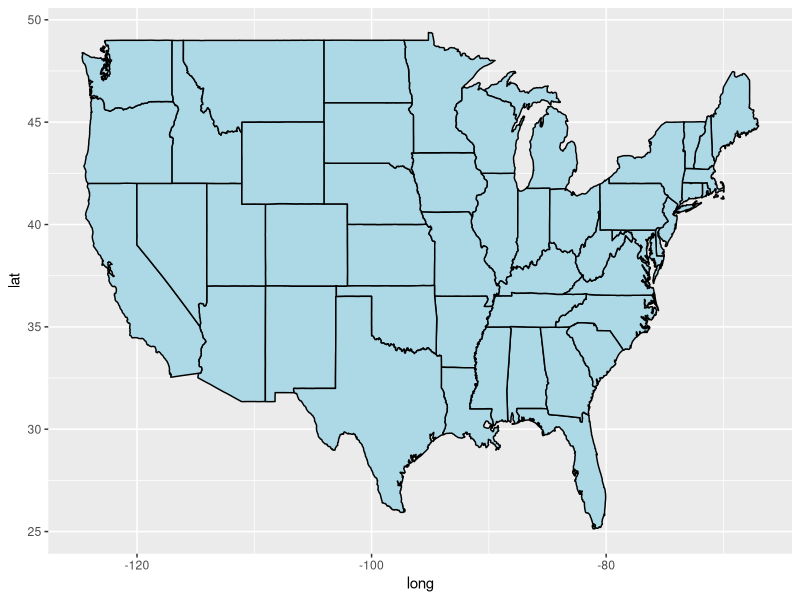
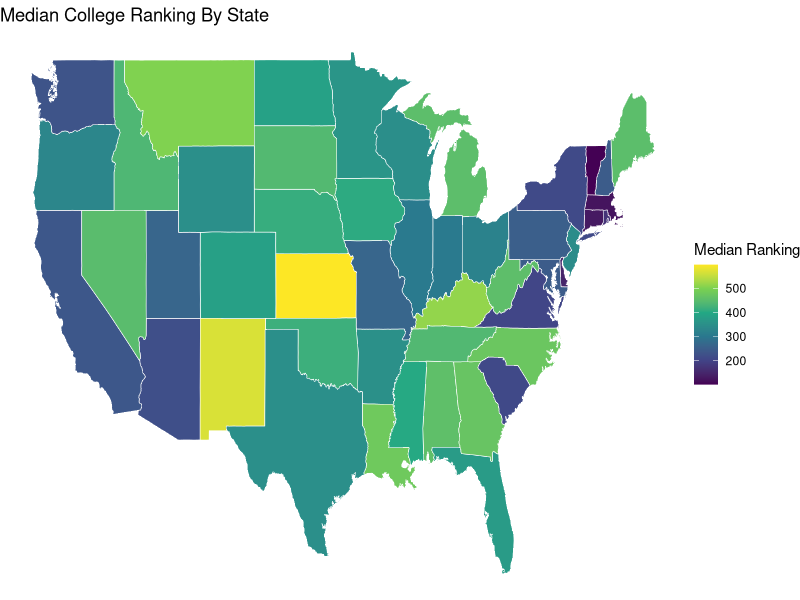

Recreate these plots in R, in order.
## ---- chunk 1

library(readr)

TopColleges2019 <- read_csv("data/ForbesAmericasTopColleges2019.csv")

TopColleges2019

TopColleges2019.cleaned <- na.omit(TopColleges2019) 

## ---- chunk 2
TopColleges2019.cleaned$State <- factor(TopColleges2019.cleaned$State)
levels(TopColleges2019.cleaned$State)
nlevels(TopColleges2019.cleaned$State)

median.scores <- data.frame("State" = levels(TopColleges2019.cleaned$State), 
                            "Medians" = rep(NA, length=nlevels(TopColleges2019.cleaned$State)))


median.scores$Medians[median.scores$State == "AL"] <- median(TopColleges2019.cleaned$Rank[TopColleges2019.cleaned$State =="AL"])

median.scores$Medians[median.scores$State == "AK"] <- median(TopColleges2019.cleaned$Rank[TopColleges2019.cleaned$State =="AK"])

median.scores$Medians[median.scores$State == "AZ"] <- median(TopColleges2019.cleaned$Rank[TopColleges2019.cleaned$State =="AZ"])

median.scores$Medians[median.scores$State == "AR"] <- median(TopColleges2019.cleaned$Rank[TopColleges2019.cleaned$State =="AR"])

median.scores$Medians[median.scores$State == "CA"] <- median(TopColleges2019.cleaned$Rank[TopColleges2019.cleaned$State =="CA"])

median.scores$Medians[median.scores$State == "CO"] <- median(TopColleges2019.cleaned$Rank[TopColleges2019.cleaned$State =="CO"])

median.scores$Medians[median.scores$State == "CT"] <- median(TopColleges2019.cleaned$Rank[TopColleges2019.cleaned$State =="CT"])

median.scores$Medians[median.scores$State == "DE"] <- median(TopColleges2019.cleaned$Rank[TopColleges2019.cleaned$State =="DE"])

median.scores$Medians[median.scores$State == "FL"] <- median(TopColleges2019.cleaned$Rank[TopColleges2019.cleaned$State =="FL"])

median.scores$Medians[median.scores$State == "GA"] <- median(TopColleges2019.cleaned$Rank[TopColleges2019.cleaned$State =="GA"])

median.scores$Medians[median.scores$State == "HI"] <- median(TopColleges2019.cleaned$Rank[TopColleges2019.cleaned$State =="HI"])

median.scores$Medians[median.scores$State == "ID"] <- median(TopColleges2019.cleaned$Rank[TopColleges2019.cleaned$State =="ID"])

median.scores$Medians[median.scores$State == "IL"] <- median(TopColleges2019.cleaned$Rank[TopColleges2019.cleaned$State =="IL"])

median.scores$Medians[median.scores$State == "IN"] <- median(TopColleges2019.cleaned$Rank[TopColleges2019.cleaned$State =="IN"])

median.scores$Medians[median.scores$State == "IA"] <- median(TopColleges2019.cleaned$Rank[TopColleges2019.cleaned$State =="IA"])

median.scores$Medians[median.scores$State == "KS"] <- median(TopColleges2019.cleaned$Rank[TopColleges2019.cleaned$State =="KS"])

median.scores$Medians[median.scores$State == "KY"] <- median(TopColleges2019.cleaned$Rank[TopColleges2019.cleaned$State =="KY"])

median.scores$Medians[median.scores$State == "LA"] <- median(TopColleges2019.cleaned$Rank[TopColleges2019.cleaned$State =="LA"])

median.scores$Medians[median.scores$State == "ME"] <- median(TopColleges2019.cleaned$Rank[TopColleges2019.cleaned$State =="ME"])

median.scores$Medians[median.scores$State == "MD"] <- median(TopColleges2019.cleaned$Rank[TopColleges2019.cleaned$State =="MD"])

median.scores$Medians[median.scores$State == "MA"] <- median(TopColleges2019.cleaned$Rank[TopColleges2019.cleaned$State =="MA"])

median.scores$Medians[median.scores$State == "MI"] <- median(TopColleges2019.cleaned$Rank[TopColleges2019.cleaned$State =="MI"])

median.scores$Medians[median.scores$State == "MN"] <- median(TopColleges2019.cleaned$Rank[TopColleges2019.cleaned$State =="MN"])

median.scores$Medians[median.scores$State == "MS"] <- median(TopColleges2019.cleaned$Rank[TopColleges2019.cleaned$State =="MS"])

median.scores$Medians[median.scores$State == "MO"] <- median(TopColleges2019.cleaned$Rank[TopColleges2019.cleaned$State =="MO"])

median.scores$Medians[median.scores$State == "MT"] <- median(TopColleges2019.cleaned$Rank[TopColleges2019.cleaned$State =="MT"])

median.scores$Medians[median.scores$State == "NE"] <- median(TopColleges2019.cleaned$Rank[TopColleges2019.cleaned$State =="NE"])

median.scores$Medians[median.scores$State == "NV"] <- median(TopColleges2019.cleaned$Rank[TopColleges2019.cleaned$State =="NV"])

median.scores$Medians[median.scores$State == "NH"] <- median(TopColleges2019.cleaned$Rank[TopColleges2019.cleaned$State =="NH"])

median.scores$Medians[median.scores$State == "NJ"] <- median(TopColleges2019.cleaned$Rank[TopColleges2019.cleaned$State =="NJ"])

median.scores$Medians[median.scores$State == "NM"] <- median(TopColleges2019.cleaned$Rank[TopColleges2019.cleaned$State =="NM"])

median.scores$Medians[median.scores$State == "NY"] <- median(TopColleges2019.cleaned$Rank[TopColleges2019.cleaned$State =="NY"])

median.scores$Medians[median.scores$State == "NC"] <- median(TopColleges2019.cleaned$Rank[TopColleges2019.cleaned$State =="NC"])

median.scores$Medians[median.scores$State == "ND"] <- median(TopColleges2019.cleaned$Rank[TopColleges2019.cleaned$State =="ND"])

median.scores$Medians[median.scores$State == "OH"] <- median(TopColleges2019.cleaned$Rank[TopColleges2019.cleaned$State =="OH"])

median.scores$Medians[median.scores$State == "OK"] <- median(TopColleges2019.cleaned$Rank[TopColleges2019.cleaned$State =="OK"])

median.scores$Medians[median.scores$State == "OR"] <- median(TopColleges2019.cleaned$Rank[TopColleges2019.cleaned$State =="OR"])

median.scores$Medians[median.scores$State == "PA"] <- median(TopColleges2019.cleaned$Rank[TopColleges2019.cleaned$State =="PA"])

median.scores$Medians[median.scores$State == "RI"] <- median(TopColleges2019.cleaned$Rank[TopColleges2019.cleaned$State =="RI"])

median.scores$Medians[median.scores$State == "SC"] <- median(TopColleges2019.cleaned$Rank[TopColleges2019.cleaned$State =="SC"])

median.scores$Medians[median.scores$State == "SD"] <- median(TopColleges2019.cleaned$Rank[TopColleges2019.cleaned$State =="SD"])

median.scores$Medians[median.scores$State == "TN"] <- median(TopColleges2019.cleaned$Rank[TopColleges2019.cleaned$State =="TN"])

median.scores$Medians[median.scores$State == "TX"] <- median(TopColleges2019.cleaned$Rank[TopColleges2019.cleaned$State =="TX"])

median.scores$Medians[median.scores$State == "UT"] <- median(TopColleges2019.cleaned$Rank[TopColleges2019.cleaned$State =="UT"])

median.scores$Medians[median.scores$State == "VT"] <- median(TopColleges2019.cleaned$Rank[TopColleges2019.cleaned$State =="VT"])

median.scores$Medians[median.scores$State == "VA"] <- median(TopColleges2019.cleaned$Rank[TopColleges2019.cleaned$State =="VA"])

median.scores$Medians[median.scores$State == "WA"] <- median(TopColleges2019.cleaned$Rank[TopColleges2019.cleaned$State =="WA"])

median.scores$Medians[median.scores$State == "WV"] <- median(TopColleges2019.cleaned$Rank[TopColleges2019.cleaned$State =="WV"])

median.scores$Medians[median.scores$State == "WI"] <- median(TopColleges2019.cleaned$Rank[TopColleges2019.cleaned$State =="WI"])

median.scores$Medians[median.scores$State == "WY"] <- median(TopColleges2019.cleaned$Rank[TopColleges2019.cleaned$State =="WY"])


#View(TopColleges2019.cleaned)

# Install necessary packages: 
library(ggplot2)
library(maps)
library(mapproj)
library(dplyr)

# Create map showing the median ranking of colleges in each state. 


map.colleges <- merge(TopColleges2019.cleaned, median.scores, by = "State")

names(map.colleges)[1] <- "region"

map.colleges$region <- tolower(state.name[match(map.colleges$region, state.abb)])
map.colleges <- na.omit(map.colleges)

MainStates <- map_data("state")

MergedStates <- inner_join(MainStates, map.colleges, by = "region")

# TopColleges2019 <- read_csv("ForbesAmericasTopColleges2019.csv")



ggplot() + 
  geom_polygon(data = MainStates, aes(x = long, y = lat, group = group), 
                color = "black", fill = "lightblue")

p <- ggplot(MergedStates, aes(x = long, y = lat, group = group, fill = Medians)) + 
  geom_polygon(color = "white", size = 0.2) + ggtitle("Median College Ranking By State") + scale_fill_viridis_c() + theme_void()

p$labels$fill <- "Median Ranking"

p
